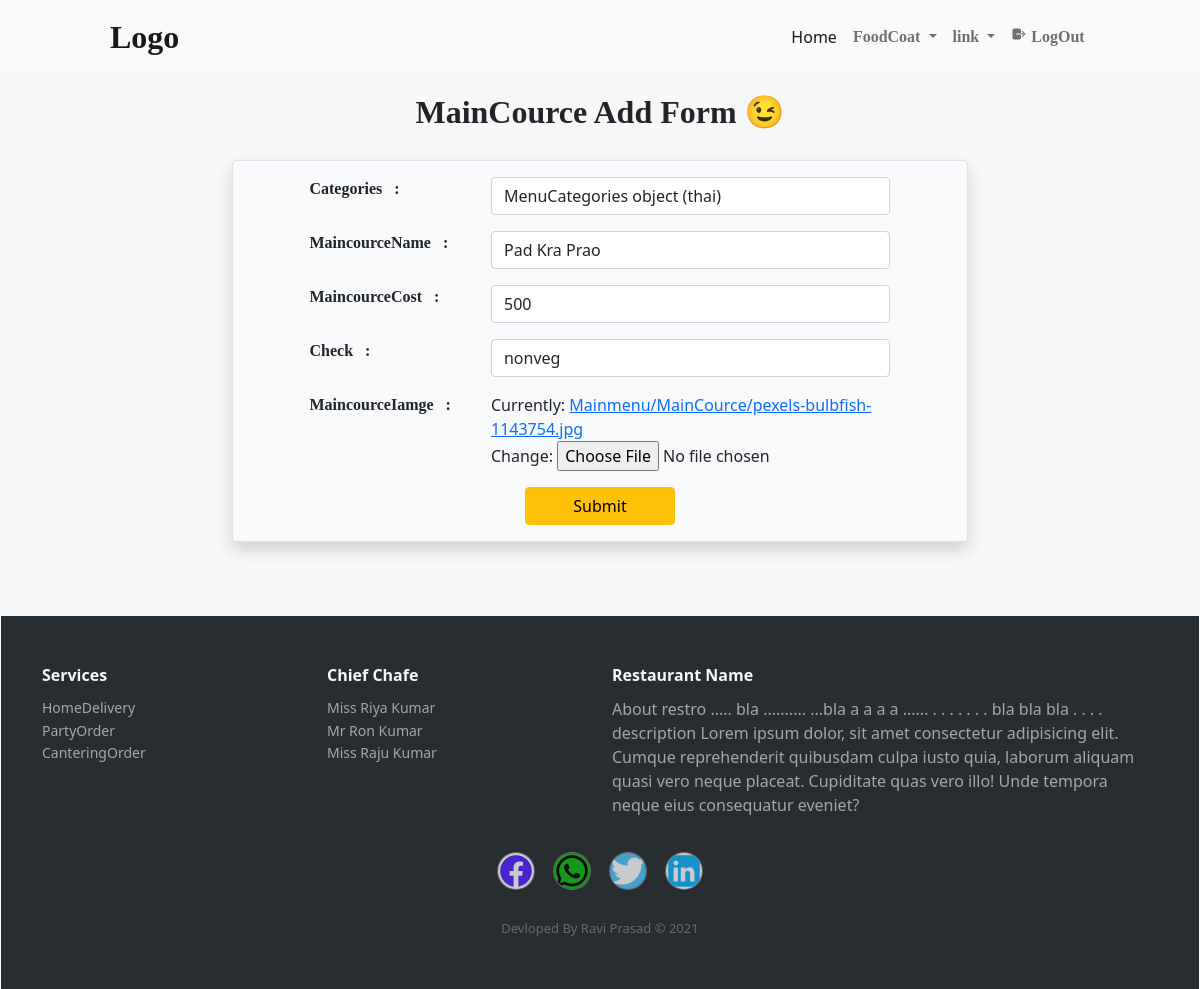
Page /manager/MainCourceFormUpdateAdmin/2/ (signed in) on the committed database.
### CustomerApp/models.py (models this page shows)
class Main_CourceModel(models.Model):
    categories=models.ForeignKey(MenuCategories,on_delete=models.CASCADE)
    MaincourceName=models.CharField(max_length=300)
    MaincourceCost=models.CharField(max_length=300)
    MaincourceIamge=models.FileField(upload_to="Mainmenu/MainCource/",max_length=600)
    Check=models.CharField(max_length=100,default="veg")
    Maincource=models.DateTimeField(auto_now=True)

### ManagerApp/view2.py (the view, shortened to what this page needs)
# urls.py: path('MainCourceFormUpdateAdmin/<str:i>/',MainCourceFormUpdateAdmin,name='MainCourceFormUpdateAdmin'),
def MainCourceFormUpdateAdmin(request,i):
    if 'ManagerUserid' not in request.session:
        return redirect("MangerLogin")
    pk=Main_CourceModel.objects.get(pk=i)
    form=MainCourceForm(instance=pk)
    return render(request,"manager/Form.html",{'form':form,'header':' MainCource Add Form 😉'})

### ManagerApp/form.py
class MainCourceForm(forms.ModelForm):
    class Meta:
        model=Main_CourceModel
        fields=['categories','MaincourceName','MaincourceCost','Check','MaincourceIamge']
        menu_opt=(('','Select from list    ▼ '),('thai','thai'),('local','local'),('italian','italian'),('local','local'),('continenetal','continenetal'))
        check_opt=(('','Select from list    ▼ '),('veg','veg'),('nonveg','nonveg'))
        widgets={'categories':forms.Select( choices=menu_opt,attrs={'class':'form-control'}),
                 'MaincourceName':forms.TextInput(attrs={'class':'form-control','placeholder':'Enter Name'}),
                 'MaincourceCost':forms.TextInput(attrs={'class':'form-control','placeholder':'Enter Cost'}),
                 'Check':forms.Select( choices=check_opt,attrs={'class':'form-control'})}

### template/manager/Form.html (shortened to what this page needs)
{% extends 'manager/M_dashboard.html' %}
{% block content %}
<div class="container mt-3">
    <div class="row">
        <div class="col-sm-12 text-center bold mb-4">
                {{header}}
        </div>
    </div>
    <div class="row  d-flex justify-content-around">
        <div class="col-lg-8">
            <form action="" method="post"  enctype="multipart/form-data" >
                <div class="container bg-light alert shadow border">
                    {% for k  in  form %}
                    <div class="row mb-3 ">
                        <div class="col-lg-3 label-control offset-lg-1 bold1 mb-1">
                           {{k.label}} &nbsp :
                        </div>
                        <div class="col-lg-7">
                            {{k}}
                        </div>
                    </div>
                    {% endfor %}
                    <div class="row d-flex justify-content-around">
                    <input type="submit" style="max-width: 150px;" name='Submit' class="btn btn-warning" value="Submit">
                    </div>
                </div>
            </form>
        </div>
    </div>
</div>
{% endblock  %}

### static/css/manager/Man_dashboar.css (style rules this page uses)
.bold { font-size: 4vh; font-family: serif; font-weight:900; }
.bold1 { font-family: serif; font-weight:600; }

### rows in the picture
Main_CourceModel: form "MenuCategories object (thai)" "Pad Kra Prao" "500" "nonveg"

### other values in the picture
{{ header }} "MainCource Add Form 😉"
{{ k.label }} "Categories" "MaincourceName" "MaincourceCost" "Check" "MaincourceIamge"
